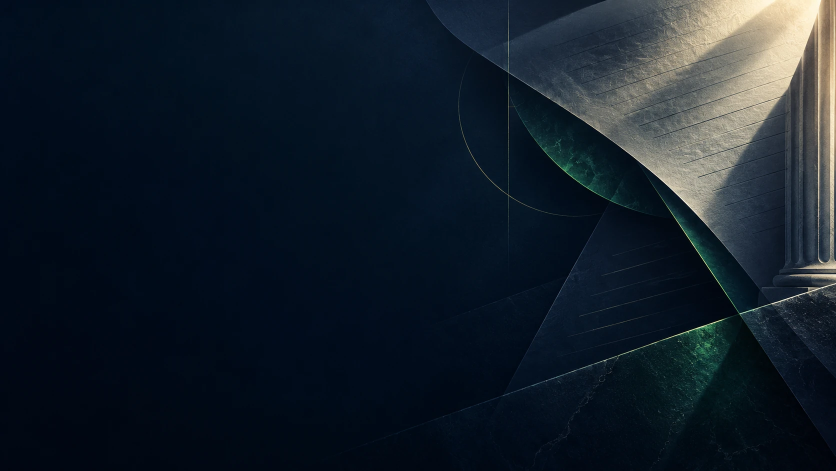
#> input picture docs/assets/readme-background.webp, 1672 x 941 px (shown at 1/2 size)
$ python build-readme-poster.py
#> lines starting #> are read from the running program, lines starting #| are printed output that depends on the picture; after the words box and inside, x2 and y2 are one past the last pixel; in counts of white or black regions, pixels touching at a corner belong together
"""Compose the README hero from the artwork and a real application screenshot.

Requires Pillow. The source background was generated for this project; all UI
shown in the poster comes from docs/screenshots/live-citation.png.
"""

from pathlib import Path

from PIL import Image, ImageDraw, ImageFilter, ImageFont


ROOT = Path(__file__).resolve().parents[1]
WIDTH, HEIGHT = 1800, 780
NAVY = "#071726"
IVORY = "#F7F6EF"
MUTED = "#BAC9D0"
LIME = "#CCFF65"


def font(name: str, size: int) -> ImageFont.FreeTypeFont:
    serif = name.startswith("georgia")
    bold = name in {"georgiab.ttf", "segoeuib.ttf"}
    alternatives = (
        ["/usr/share/fonts/truetype/dejavu/DejaVuSerif-Bold.ttf", "DejaVuSerif-Bold.ttf"]
        if serif and bold
        else ["/usr/share/fonts/truetype/dejavu/DejaVuSerif.ttf", "DejaVuSerif.ttf"]
        if serif
        else ["/usr/share/fonts/truetype/dejavu/DejaVuSans-Bold.ttf", "DejaVuSans-Bold.ttf"]
        if bold
        else ["/usr/share/fonts/truetype/dejavu/DejaVuSans.ttf", "DejaVuSans.ttf"]
    )
    for candidate in [str(Path("C:/Windows/Fonts") / name), *alternatives]:
        try:
            return ImageFont.truetype(candidate, size)
        except OSError:
            continue
    raise OSError(f"No suitable font found for {name}")


def rounded_screen(source: Image.Image, size: tuple[int, int], radius: int) -> Image.Image:
    screen = source.resize(size, Image.Resampling.LANCZOS).convert("RGBA")
    mask = Image.new("L", size)
    ImageDraw.Draw(mask).rounded_rectangle((0, 0, size[0] - 1, size[1] - 1), radius=radius, fill=255)
    screen.putalpha(mask)
    return screen


def main() -> None:
    background = Image.open(ROOT / "docs/assets/readme-background.webp").convert("RGB")
#> background is the input picture: PIL image 1672x941 RGB; mean R, G, B 20.1, 30.8, 41.4
    # Keep the architectural paper motif while fitting an ultra-wide README banner.
    source_ratio = background.width / background.height
#> source_ratio = 1.78
    target_ratio = WIDTH / HEIGHT
    if source_ratio < target_ratio:
        cropped_height = int(background.width / target_ratio)
#> cropped_height = 724
        top = int((background.height - cropped_height) * 0.43)
#> top = 93
        background = background.crop((0, top, background.width, top + cropped_height))
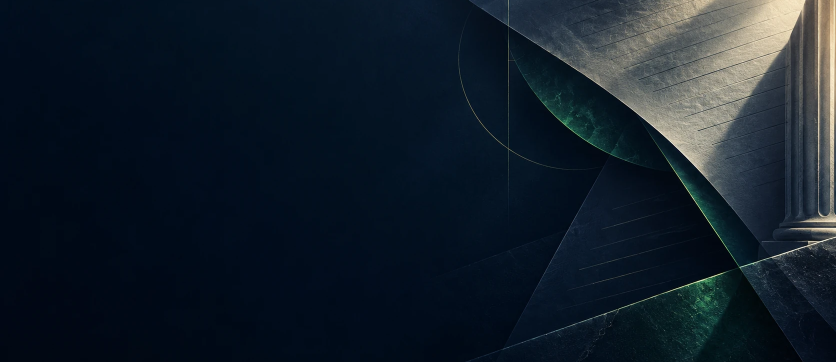
#> background: PIL image 1672x724 RGB (shown at 1/2 size); mean R, G, B 19.2, 30.5, 41.5
    else:
        cropped_width = int(background.height * target_ratio)
        background = background.crop((0, 0, cropped_width, background.height))
    canvas = background.resize((WIDTH, HEIGHT), Image.Resampling.LANCZOS).convert("RGBA")

    veil = Image.new("RGBA", (WIDTH, HEIGHT), (0, 0, 0, 0))
#> veil: PIL image 1800x780 RGBA; every value is 0
    veil_pixels = veil.load()
    for x in range(WIDTH):
        strength = 150 if x < 830 else max(15, int(150 - (x - 830) * 0.14))
        for y in range(HEIGHT):
            veil_pixels[x, y] = (3, 13, 27, strength)
    canvas = Image.alpha_composite(canvas, veil)

    screenshot = Image.open(ROOT / "docs/screenshots/live-citation.png")
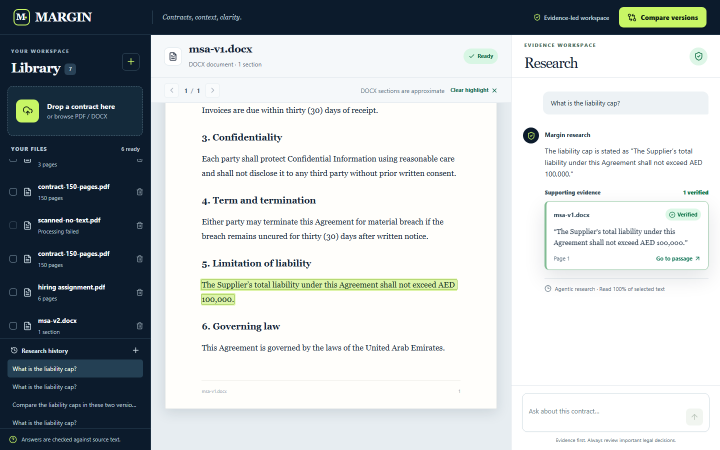
#> input picture docs/screenshots/live-citation.png, 1440 x 900 px (shown at 1/2 size)
#> screenshot is the input picture: PIL image 1440x900 RGB; mean R, G, B 184.4, 190.2, 192.6
    screenshot = screenshot.crop((305, 70, 1440, 850))
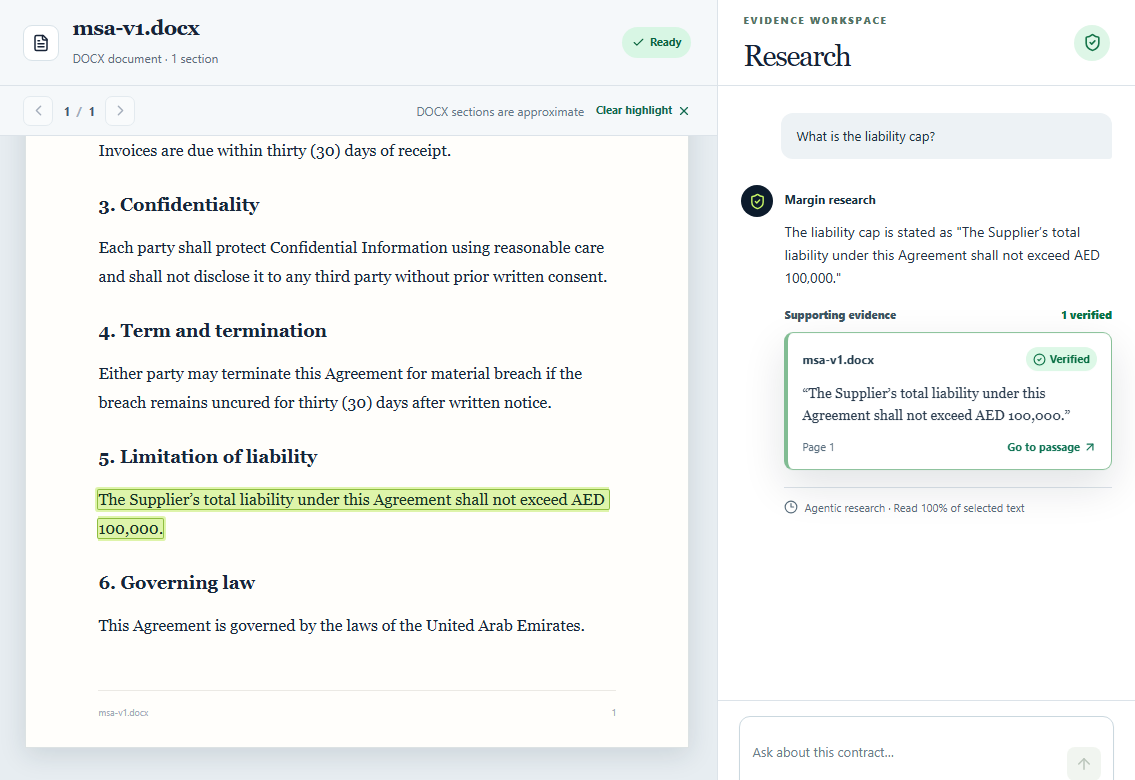
#> screenshot: PIL image 1135x780 RGB; mean R, G, B 244, 245.6, 244
    screen_w, screen_h = 800, 550
    sx, sy = 905, 112
    shadow = Image.new("RGBA", (WIDTH, HEIGHT), (0, 0, 0, 0))
    ImageDraw.Draw(shadow).rounded_rectangle(
        (sx + 12, sy + 20, sx + screen_w + 12, sy + screen_h + 20),
        radius=27,
        fill=(0, 0, 0, 165),
    )
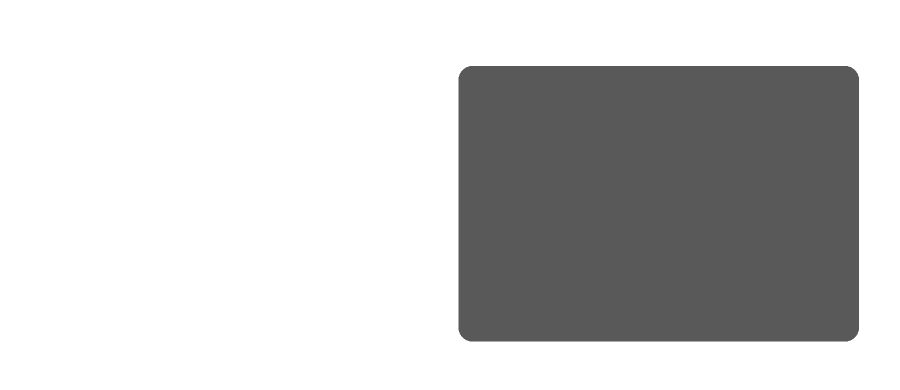
#> shadow: PIL image 1800x780 RGBA (shown at 1/2 size); mean R, G, B, A 0, 0, 0, 51.8; transparent parts drawn white
    canvas = Image.alpha_composite(canvas, shadow.filter(ImageFilter.GaussianBlur(24)))
    screen = rounded_screen(screenshot, (screen_w, screen_h), 24)
#> in rounded_screen, `mask = Image.new("L", size)`: mask: PIL image 800x550 L; every value is 0
#> in rounded_screen, `ImageDraw.Draw(mask).rounded_rectangle((0, 0, size[0] - 1, size[1] - 1..`:
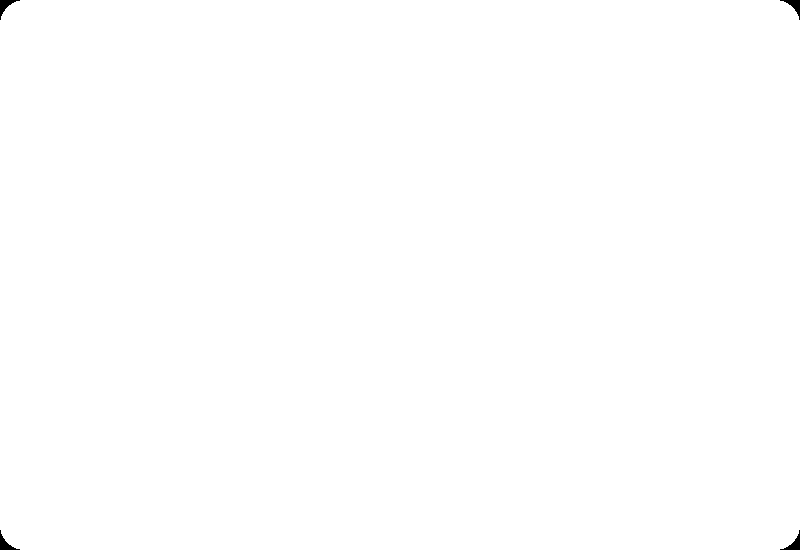
#> mask: PIL image 800x550 L; 99.9% white; 4 black regions, box (x1, y1, x2, y2) and area: (0, 0, 20, 20) 131, (780, 0, 800, 20) 131, (0, 530, 20, 550) 131, (780, 530, 800, 550) 131
    canvas.alpha_composite(screen, (sx, sy))
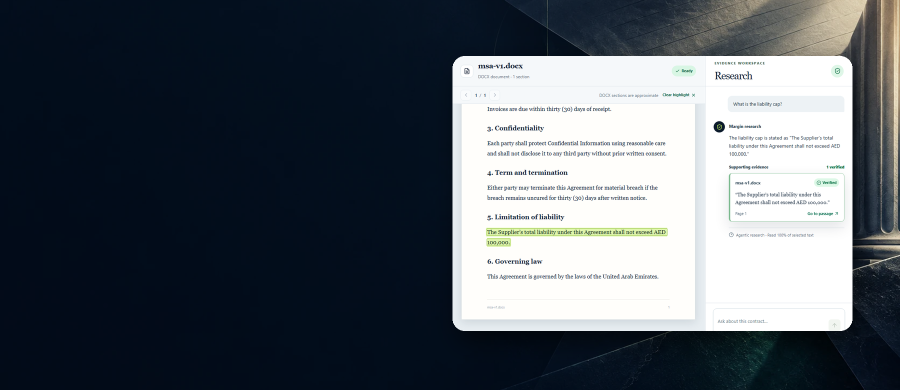
#> canvas: PIL image 1800x780 RGBA (shown at 1/2 size); mean R, G, B, A 85.1, 92.3, 99.8, 255

    draw = ImageDraw.Draw(canvas)
    draw.rounded_rectangle((sx - 2, sy - 2, sx + screen_w + 1, sy + screen_h + 1), radius=26, outline=(222, 244, 225, 155), width=2)
    draw.rounded_rectangle((88, 86, 138, 136), radius=12, outline=LIME, width=3)
    draw.text((99, 87), "M", font=font("georgiab.ttf", 35), fill=IVORY)
    draw.text((157, 98), "EVIDENCE-LED CONTRACT INTELLIGENCE", font=font("segoeuib.ttf", 21), fill=LIME)

    draw.text((84, 173), "MARGIN", font=font("georgiab.ttf", 139), fill=IVORY, stroke_width=1)
    draw.rounded_rectangle((89, 351, 180, 358), radius=3, fill=LIME)
    draw.text((86, 394), "Answers you can", font=font("georgia.ttf", 55), fill=IVORY)
    draw.text((86, 464), "trace to the clause.", font=font("georgia.ttf", 55), fill=IVORY)
    draw.text((89, 571), "Read. Research. Compare. Verify.", font=font("segoeui.ttf", 29), fill=MUTED)

    chips = ["PDF + DOCX", "VERIFIED CITATIONS", "CLAUSE DIFF"]
    cx = 89
    chip_font = font("segoeuib.ttf", 17)
    for chip in chips:
        chip_width = int(draw.textlength(chip, font=chip_font)) + 36
        draw.rounded_rectangle((cx, 667, cx + chip_width, 710), radius=13, fill=(10, 37, 48, 230), outline=(145, 197, 161, 140), width=1)
        draw.text((cx + 18, 676), chip, font=chip_font, fill=IVORY)
        cx += chip_width + 12
#> this loop made 3 passes
#> (chip_width, cx) on passes 1 to 3: (144, 245), (207, 464), (146, 622)
#> after the loop, cx = 622

    output = ROOT / "docs/readme-poster.png"
    canvas.convert("RGB").save(output, optimize=True)
    print(output)

    previews = {
        "live-citation": (305, 70, 1440, 900),
        "comparison": (145, 25, 1295, 875),
        "pdf-citation": (305, 70, 1440, 900),
    }
    for name, bounds in previews.items():
        full = Image.open(ROOT / f"docs/screenshots/{name}.png").convert("RGB")
        destination = ROOT / f"docs/assets/{name}-preview.webp"
        full.crop(bounds).save(destination, "WEBP", quality=92, method=6)
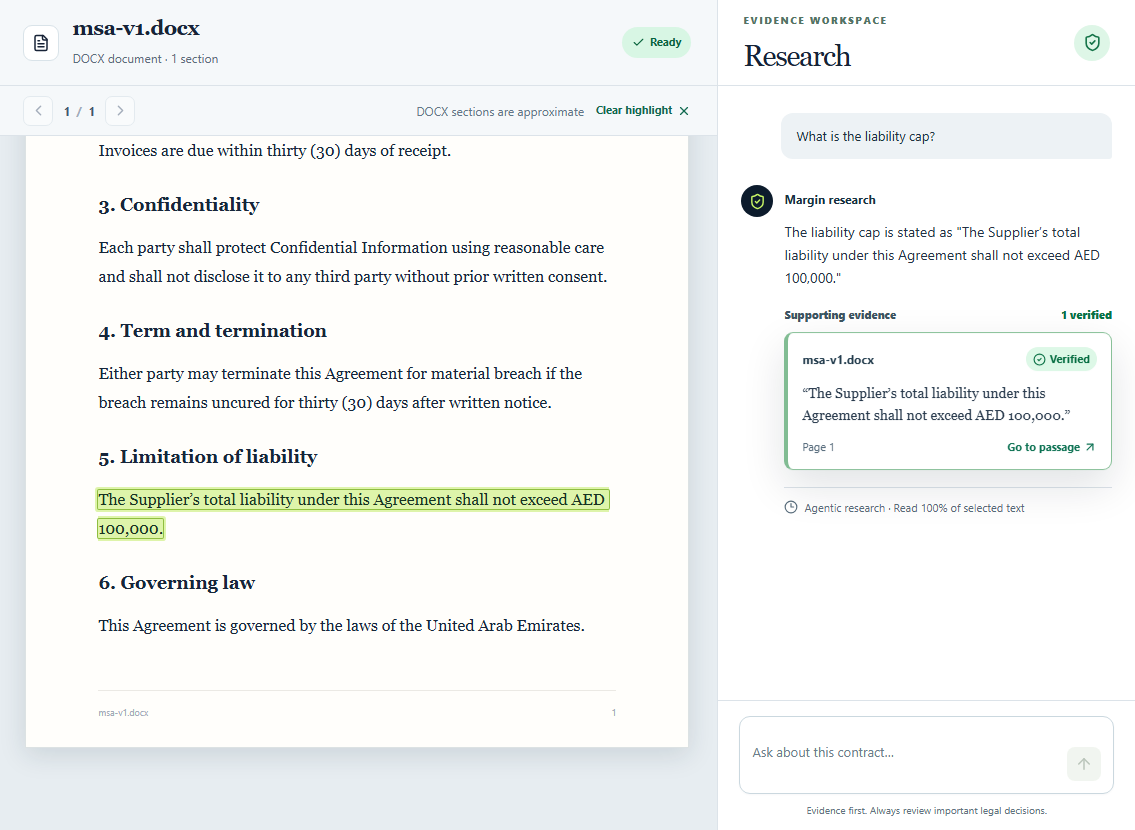
#> saved as live-citation-preview.webp: PIL image 1135x830 RGB; mean R, G, B 243.7, 245.4, 244
        print(destination)
#> pass 2 of the loop in main, `for name, bounds in previews.items():`:
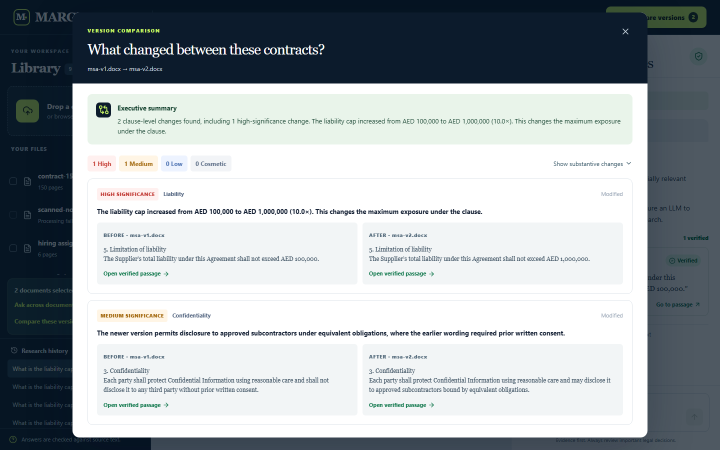
#> input picture docs/screenshots/comparison.png, 1440 x 900 px (shown at 1/2 size)
#> in main, full is the input picture: PIL image 1440x900 RGB; mean R, G, B 163.3, 170.3, 174.5
#> in main, `full.crop(bounds).save(destination, "WEBP", quality=92, method=6)`:
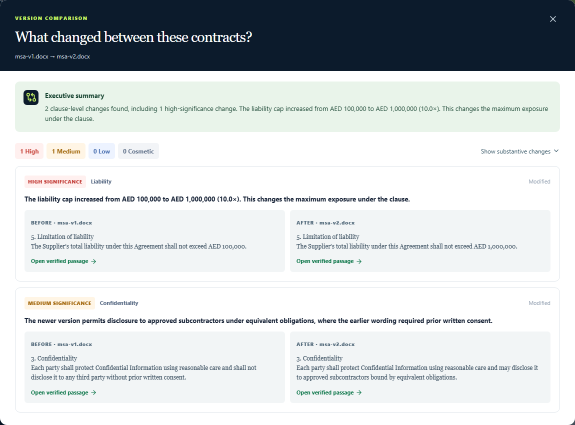
#> saved as comparison-preview.webp: PIL image 1150x850 RGB (shown at 1/2 size); mean R, G, B 203.8, 208.8, 210.8


if __name__ == "__main__":
#> (the run stopped early here; a loop or call above may not have finished)
